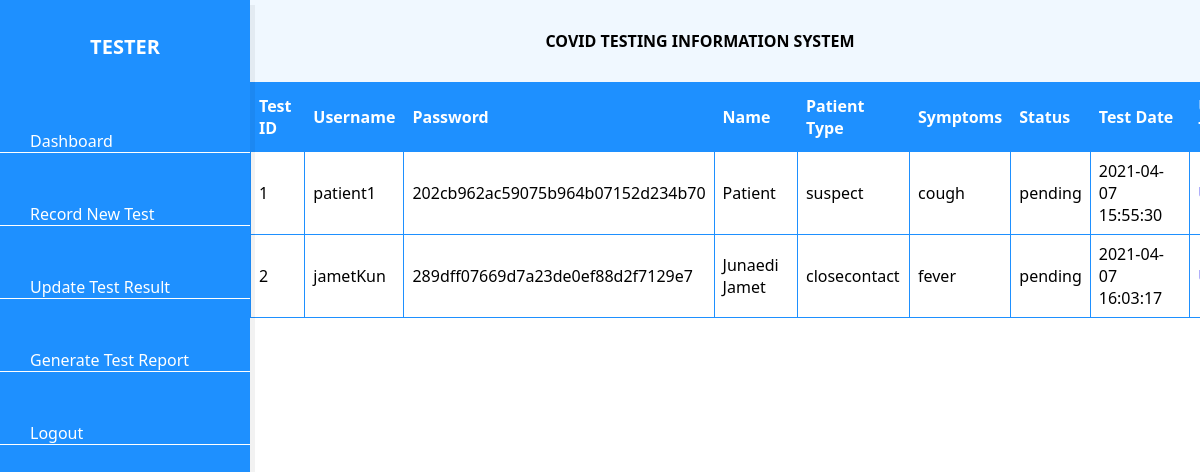
Page /PatientData.php (signed in) on the committed database.
### tables this page shows
CREATE TABLE `covidtest` (
  `testID` int(255) NOT NULL,
  `username` varchar(255) NOT NULL,
  `password` varchar(255) NOT NULL,
  `name` varchar(255) NOT NULL,
  `symptoms` varchar(255) NOT NULL,
  `patientType` varchar(255) NOT NULL,
  `status` varchar(255) NOT NULL,
  `testDate` timestamp NOT NULL DEFAULT CURRENT_TIMESTAMP
);

### PatientData.php (the view, shortened to what this page needs)
<?php
if (isset($_SESSION['username'])) {
?>
<!DOCTYPE html>
<html lang="en">
<head>
	<link rel="stylesheet" href="dashboardcss/style.css" />
	<link rel="stylesheet" href="dataTables.bootstrap4.min.css" />
</head>
<body>
	<div class="sidebar">
      <h2>Tester</h2>
      <ul class="nav">
        <li>
          <a href="dashboardTester.php">
            <span>Dashboard</span>
          </a>
        </li>
		<li>
          <a href="RecordNewTestForm.php">
            <span>Record New Test</span>
          </a>
        </li>
        <li>
          <a href="#">
            <span>Update Test Result</span>
          </a>
        </li>
        <li>
          <a href="#">
            <span>Generate Test Report</span>
          </a>
        </li>
        <li>
          <a href="Logout.php">
            <span>Logout</span>
          </a>
        </li>
      </ul>
    </div>
    <div class="main">
      <b>COVID TESTING INFORMATION SYSTEM</b>
    </div>
	<?php include "db_conn.php";?>
	<div style="overflow-x: auto;">
		<table id="patient">
			<thead>
				<tr>
					<th>Test ID</th>
					<th>Username</th>
					<th>Password</th>
					<th>Name</th>
					<th>Patient Type</th>
                    <th>Symptoms</th>
					<th>Status</th>
					<th>Test Date</th>
					<th>Update Test</th>
				</tr>
			</thead>
			<tbody>
			<?php
				$data = mysqli_query($conn, "SELECT * FROM covidtest");
				while($display = mysqli_fetch_array($data)){
					echo "
					<tr>
						<td>$display[testID]</td>
						<td>$display[username]</td>
						<td>$display[password]</td>
						<td>$display[name]</td>
						<td>$display[patientType]</td>
						<td>$display[symptoms]</td>
						<td>$display[status]</td>
						<td>$display[testDate]</td>
						<td>
							<a href='UpdateRecordNewTestForm.php?id=$display[testID]'> Update </a>
						</td>
					</tr>";
				}
			?>
			</tbody>
		</table>
	</div>
  </body>
</html>
<?php
}

### dashboardcss/style.css (style rules this page uses)
* { margin: 0; padding: 0; text-decoration: none; }
body { box-sizing: border-box; font-family: 'Segoe UI', Tahoma, Geneva, Verdana, sans-serif; }
.sidebar { position: fixed; background: #1E90FF; box-shadow: 5px 5px rgba(0, 0, 0, 0.05); width: 250px; height: 100%; top: 0; left: 0; z-index: 1; }
.sidebar h2 { text-align: center; font-size: 20px; text-transform: uppercase; color: #ffffff; background: #1E90FF; padding: 20px; font-weight: bold; }
.sidebar ul li { border-bottom: 1px solid #ffffff; margin: 50px 0; }
.sidebar ul li a { color: #ffffff; padding: 0 30px; }
.main { text-align: center; background: #F0F8FF; box-shadow: 5px 5px rgba(0, 0, 0, 0.05); margin-left: 200px; padding: 30px; }
h2 { color: #FFFFFF; text-align: center; margin-bottom: 40px; }
h2 { margin-top: 5%; }
#patient { border-collapse: collapse; width: 85.3%; margin-left: 250px; }
#patient td, #patient th { border: 1px solid #1E90FF; padding: 8px; }
#patient th { padding-top: 12px; padding-bottom: 12px; text-align: left; background-color: #1E90FF; color: white; }

### rows in the picture
covidtest: testID "1", username "patient1", password "202cb962ac59075b964b07152d234b70", name "Patient", patientType "suspect", symptoms "cough", status "pending", testDate "2021-04-07 15:55:30"
covidtest: testID "2", username "jametKun", password "289dff07669d7a23de0ef88d2f7129e7", name "Junaedi Jamet", patientType "closecontact", symptoms "fever", status "pending", testDate "2021-04-07 16:03:17"
